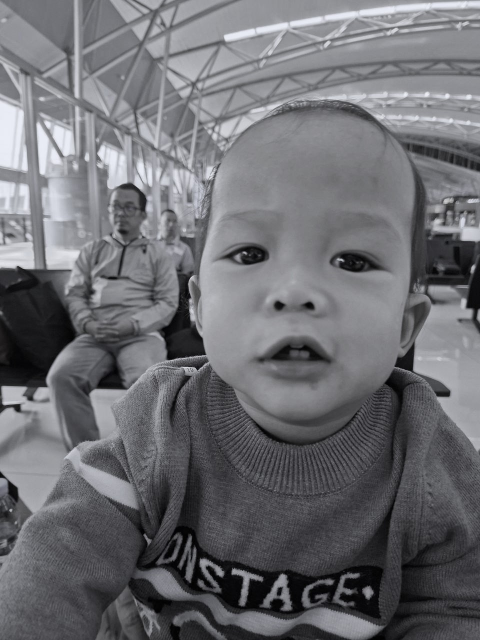
#> input picture data/Gambar1.jpg, 960 x 1280 px (shown at 1/2 size)
$ jupyter execute --allow-errors kelompok2_tugas.ipynb
#> lines starting #> are read from the running program, lines starting #| are printed output that depends on the picture; after the words box and inside, x2 and y2 are one past the last pixel; in counts of white or black regions, pixels touching at a corner belong together
[cell 1]
import numpy as np
import librosa
import matplotlib.pyplot as plt

## sinyal

Apa Itu Sinyal?
Sinyal adalah fungsi yang membawa informasi. Dalam konteks teknik elektro, sinyal biasanya berupa fungsi waktu yang menunjukkan perubahan besaran fisik seperti tegangan, arus, suara, atau cahaya.
Intinya, sinyal adalah "pembawa informasi" yang bisa diukur dan dianalisis.
Sinyal bisa berbentuk:
- Sinyal analog: kontinu dalam waktu dan amplitudo (contoh: suara manusia, gelombang radio).
- Sinyal digital: diskrit dalam waktu dan nilai (contoh: sinyal hasil sampling dari mikrofon atau kamera).

# Contoh Sinyal di Kehidupan Sehari-hari:
- Sinyal suara  :Suara manusia yang terekam oleh mikrofon
- Sinyal listrik  :Tegangan yang dikirim dalam kabel listrik
- Sinyal digital  :Data biner (0 dan 1) dalam komputer atau internet
- Sinyal gambar/video  :Piksel dalam citra atau video yang berubah terhadap waktu
- Sinyal biomedis  :Detak jantung (EKG), gelombang otak (EEG)

# Representasi Sinyal
1. Domain Waktu (Time Domain)
   - Menunjukkan bagaimana nilai sinyal berubah terhadap waktu.
   - Contoh: grafik gelombang suara.

2. Domain Frekuensi (Frequency Domain)
    - Menunjukkan komponen frekuensi yang membentuk sinyal.
    - Contoh: spektrum suara (nada rendah, nada tinggi).

 # Jenis-Jenis Sinyal
Kategori  Penjelasan
Analog vs Digital
- Analog: kontinu (misal suara asli)
- Digital: diskrit (misal hasil sampling)

Diskrit vs Kontinu
- Diskrit: hanya didefinisikan pada titik tertentu
- Kontinu: didefinisikan di semua waktu

Periodik vs Tak Periodik
- Periodik: pola berulang (gelombang AC)
- Tak periodik: tidak berulang

# Rumus Umum Contoh Sinyal
Sinyal sinusoidal (paling dasar):
      x(t)=A⋅sin(2πft+ϕ)

Keterangan:
- 𝐴: amplitudo
- 𝑓: frekuensi (Hz)
- 𝑡: waktu (detik)
- 𝜙: fase awal

# Instantiate Cosine and Sine Signals
Kalimat ini berasal dari dunia pemrosesan sinyal digital atau pemrograman sinyal.
- Instantiate artinya membuat / membentuk suatu objek berdasarkan rumus atau fungsi tertentu.
- Cosine and sine signals artinya sinyal berbentuk gelombang cosinus dan sinus.

Jadi, "Instantiate cosine and sine signals" berarti:
Membuat sinyal gelombang cosinus dan sinus berdasarkan fungsi matematisnya.

# Apa Itu Sinyal Sinus dan Cosinus?
Sinyal sinus dan cosinus adalah bentuk gelombang dasar dalam matematika dan teknik, sering digunakan untuk:
- Representasi suara,
- Gelombang radio,
- Analisis frekuensi,
- Dan sistem dinamis lainnya.

[cell 2]
def plot_signal(signal, sr=1000, t=1, samples_to_show=500, title="Signal", xlabel="Time (s)", ylabel="Amplitude"):
#> called with signal = array of shape (500,), sr = 500, t = 1, samples_to_show = 2000, title = 'Signal', xlabel = 'Time (s)', ylabel = 'Amplitude'
    plt.figure(figsize=(10, 4))
    time_axis = np.linspace(0, t, len(signal))  # ensure time axis matches signal length
    plt.plot(time_axis[:samples_to_show], signal[:samples_to_show])
    plt.title(title)
    plt.xlabel(xlabel)
    plt.ylabel(ylabel)
    plt.grid(True)
    plt.tight_layout()
    plt.show()

[cell 3]
duration = 1
sr = 500
freq = 5

t = np.linspace(0, duration, int(sr * duration), endpoint=False)
sine_signal = np.cos(2 * np.pi * freq * t)

plot_signal(sine_signal, sr, t=duration, samples_to_show=2000)

[cell 4]
duration = 1
sr = 500
freq = 5

t = np.linspace(0, duration, int(sr * duration), endpoint=False)
A = 1 # amplitude
sine_signal = A * np.sin(2 * np.pi * freq * t)

plot_signal(sine_signal, sr, t=duration, samples_to_show=2000)

## Mixing Signal — Pencampuran Sinyal
Apa Itu "Mixing Signal"?
Mixing signal adalah proses menggabungkan dua atau lebih sinyal untuk menghasilkan sinyal baru.
Tujuan dari mixing bisa bermacam-macam, tergantung aplikasinya: untuk komunikasi, audio, musik, atau analisis frekuensi.

# Jenis Mixing dalam Pemrosesan Sinyal
1. Additive Mixing (Penjumlahan)
Sinyal-sinyal dijumlahkan secara langsung.

Digunakan dalam audio, perekaman suara, dan efek musik.
𝑥(𝑡)=𝑥1(𝑡)+𝑥2(𝑡)x(t)=x1​(t)+x2​(t)

2. Multiplicative Mixing (Perkalian / Modulasi)
Sinyal dikalikan satu sama lain.

Digunakan dalam komunikasi radio (modulasi AM, FM, dsb).
𝑥(𝑡)=𝑥1(𝑡)⋅𝑥2(𝑡)x(t)=x 1​(t)⋅x 2​(t)

Contoh: mengalikan sinyal suara dengan gelombang pembawa (carrier wave) agar bisa dipancarkan lewat antena.

# Aplikasi Mixing Sinyal
- Audio  : Menggabungkan suara vokal dan musik latar dalam rekaman
- Radio  : Modulasi sinyal agar bisa dikirim melalui frekuensi tertentu
- Radar/Sensor  : Menggabungkan sinyal pantulan untuk mendeteksi posisi objek
- DSP (Digital Signal Processing)  : Analisis spektrum, penggabungan channel, dan lain-lain

Jadi, Mixing signal adalah proses mencampurkan dua atau lebih sinyal untuk membentuk sinyal baru. Bisa melalui penjumlahan (additive) atau perkalian (multiplicative/modulasi), tergantung tujuan penggunaannya.

[cell 5]
sine_wave = np.sin(2 * np.pi * freq * t)
cosine_wave = np.cos(2 * np.pi * freq * t)

mixed_signal = 0.5 * sine_wave + 0.5 * cosine_wave
rectified_signal = np.abs(mixed_signal)

plot_signal(rectified_signal, sr, t=duration, samples_to_show=1000)

[cell 6]
sr = 1000          # sample rate (Hz)
duration = 1.0     # seconds
freq = 5           # base frequency (Hz)
t = np.linspace(0, duration, int(sr * duration), endpoint=False)

# Build a sharp waveform by adding harmonics
# Fundamental + 2nd + 3rd harmonic
wave = (
    1.0 * np.sin(2 * np.pi * freq * t) +
    0.5 * np.sin(2 * np.pi * 2 * freq * t) +
    0.33 * np.sin(2 * np.pi * 3 * freq * t)
)

# Normalize (optional)
wave /= np.max(np.abs(wave))
plot_signal(wave, sr, t=duration, samples_to_show=1000)

## Waves
Apa Itu Wave (Gelombang) dalam Pemrosesan Sinyal?
Wave atau gelombang adalah bentuk nyata (hasil pengambilan data) dari sinyal yang sudah diambil pada titik-titik waktu tertentu secara berurutan.
Kalau sinyal itu seperti fungsi matematika yang bisa digambarkan sepanjang waktu, maka wave adalah hasil pengambilan data dari sinyal tersebut pada interval waktu yang tetap.

# Contoh Simpelnya
Bayangkan kamu punya sinyal suara yang terus berlangsung.
- Kalau kamu mendengarkannya langsung, itu adalah sinyal analog yang kontinyu.
- Tapi kalau kamu merekamnya (misalnya dengan mikrofon), maka alat perekam akan mengambil cuplikan (sample) dari suara itu setiap detik.
Hasil dari cuplikan-cuplikan itu disebut wave — sebuah deretan nilai yang mewakili bagaimana sinyal berubah seiring waktu.

# Karakteristik Wave
- Terbentuk dari banyak sampel: Setiap nilai dalam wave adalah "cuplikan" dari sinyal pada waktu tertentu.
- Jarak antar sampel tetap: Pengambilan nilai dilakukan secara rutin, misalnya setiap 1/44100 detik.
- Bisa disimpan dan diputar ulang: Misalnya dalam file audio seperti WAV atau MP3.

# Apa Itu framerate?
Framerate atau sampling rate adalah berapa banyak sampel diambil setiap detik.
Contohnya: 44.100 sampel per detik (44.1 kHz) adalah -standar kualitas CD audio.

Semakin tinggi framerate-nya:
- Semakin detail gelombangnya,
- Semakin mirip dengan sinyal aslinya,
- Tapi juga membutuhkan lebih banyak data untuk disimpan.

# Contoh dalam Kehidupan Sehari-hari
Audio digital        : Lagu MP3, rekaman suara
Video/audio editing  : Tampilan gelombang suara di aplikasi seperti Audacity
Ilmu fisika          : Gelombang cahaya, gelombang suara

Jadi, Wave adalah representasi nyata dari sinyal yang sudah diambil secara berkala.
Setiap titik pada wave mewakili nilai sinyal pada saat tertentu, dan framerate menentukan seberapa sering pengambilan itu dilakukan.

[cell 7]
def signal_function(t, freq=5):
    """Ideal continuous signal: sine wave with frequency `freq` Hz."""
    return np.sin(2 * np.pi * freq * t)

t_cont = np.linspace(0, 1, 1000)
signal_values = signal_function(t_cont)

sr = 50
t_wave = np.linspace(0, 1, sr, endpoint=False)
wave_values = signal_function(t_wave)

plt.figure(figsize=(10, 5))
plt.plot(t_cont, signal_values, label='Signal (continuous)', color='blue')
plt.stem(t_wave, wave_values, linefmt='C1-', markerfmt='C1o', basefmt=' ', label='Wave (sampled)')
plt.title("Signal vs Wave")
plt.xlabel("Time (s)")
plt.ylabel("Amplitude")
plt.legend()
plt.grid(True)
plt.tight_layout()
plt.show()

# Apa Itu Spektrum?

Spektrum adalah representasi dari sinyal dalam domain frekuensi. Dengan kata lain, spektrum menunjukkan seberapa banyak energi (atau kekuatan) yang dimiliki sinyal pada masing-masing frekuensi.

# Analisis spektrum penting dalam banyak bidang, seperti:
- Teknologi komunikasi        : untuk memahami sinyal radio atau internet.
- Pengolahan audio            : seperti efek suara, penghilangan noise.
- Pengolahan citra dan video  : untuk kompresi dan pemfilteran.
- ilmu fisik                  : untuk memahami sifat-sifat partikel subatom

# Jenis-Jenis Spektrum
-Spektrum Magnitudo              : menunjukkan seberapa kuat tiap frekuensi (tanpa memperhatikan fase).\
-Spektrum Fase                   : menunjukkan pergeseran fasa dari tiap komponen frekuensi.
-Spektrum Tenaga (Power Spectrum): menunjukkan energi sinyal pada tiap frekuensi (digunakan dalam banyak aplikasi komunikasi dan radar).

# Mengapa Spektrum Penting?
Spektrum sangat penting karena:
- Membantu analisis sistem (misalnya filter, komunikasi).
- Digunakan dalam pengolahan sinyal audio dan gambar.
- Membantu dalam pemfilteran sinyal (menghilangkan noise).
- Mendeteksi sinyal tersembunyi dalam noise (spektrum bisa mengungkap pola tak terlihat di domain waktu).

# Contoh aplikasi nyata:
- Diagnosa suara mesin rusak dari spektrum audio.
- Menganalisis kualitas jaringan radio atau sinyal Wi-Fi.
- Membuat equalizer audio yang mengatur level frekuensi suara.

[cell 8]
N = len(wave_values)
fft_vals = np.fft.rfft(wave_values)
frequencies = np.fft.rfftfreq(N, d=1/sr)
magnitude = np.abs(fft_vals)

# 6. Plot Spectrum
plt.figure(figsize=(10, 4))
plt.stem(frequencies, magnitude, basefmt=' ')
plt.title("Spectrum of Sampled Wave")
plt.xlabel("Frequency (Hz)")
plt.ylabel("Magnitude")
plt.grid(True)
plt.tight_layout()
plt.show()
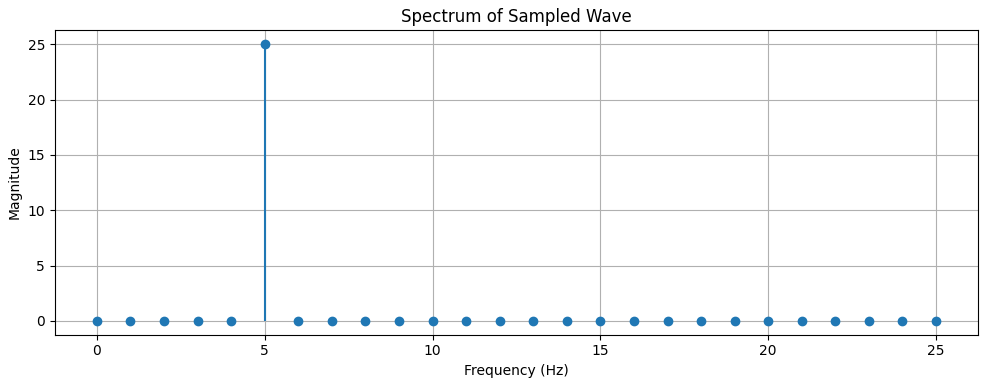
#> figure drawn by matplotlib, 1 panel; curve peaks at x = 5, y = 25

# Time-Domain Signal (Sinyal Domain Waktu)
Time Domain adalah cara merepresentasikan sinyal berdasarkan perubahan amplitudo terhadap waktu. Artinya, kita melihat bagaimana bentuk sinyal berubah seiring waktu. Time domain cocok untuk melihat perubahan sinyal secara langsung.
Misalnya sinyal audio (suara manusia) direkam, lalu diplot dengan sumbu X sebagai waktu (detik) dan sumbu Y sebagai amplitudo (besar suara).

Ciri-ciri:
- Memperlihatkan bentuk gelombang asli.
- Berguna untuk analisis visual dan pemrosesan langsung seperti pemangkasan, filter waktu, dll.
- Tidak menunjukkan informasi frekuensi (berapa cepat sinyal berosilasi).

# Frequency-domain signal (Sinyal Domain Frekuensi)
Frequency domain adalah representasi sinyal berdasarkan komponen frekuensi yang menyusunnya, bukan terhadap waktu. Biasanya diperoleh dengan Transformasi Fourier dari sinyal time domain. Frequency domain lebih cocok untuk melihat komposisi spektral dan melakukan analisis lanjutan. Misalnya, Sinyal audio bisa memiliki berbagai frekuensi: bass (rendah), mid, dan treble (tinggi). Dalam domain frekuensi, kita bisa melihat frekuensi mana yang dominan dalam sinyal.

Ciri-ciri:
- Menampilkan berapa banyak energi atau kekuatan yang dimiliki oleh setiap frekuensi.
- Cocok untuk analisis seperti filter frekuensi, kompresi sinyal, identifikasi pola, dll.
- Lebih abstrak, tapi sangat kuat untuk pemrosesan sinyal modern (audio, gambar, radar, dll).

[cell 9]
sr = 1000          # Sample rate in Hz
duration = 1.0     # Duration in seconds
freq = 5           # Frequency of sine wave (Hz)

# Time axis
t = np.linspace(0, duration, int(sr * duration), endpoint=False)

# Generate sine wave (time-domain)
sine_wave = np.sin(2 * np.pi * freq * t)

# Compute frequency-domain using FFT
N = len(sine_wave)
fft_vals = np.fft.rfft(sine_wave)
frequencies = np.fft.rfftfreq(N, d=1/sr)
magnitude = np.abs(fft_vals)

# Plot Time-Domain Signal
plt.figure(figsize=(12, 4))
plt.subplot(1, 2, 1)
plt.plot(t[:200], sine_wave[:200])  # show 200 samples for clarity
plt.title("Time-Domain Signal (Sine Wave)")
plt.xlabel("Time (s)")
plt.ylabel("Amplitude")
plt.grid(True)

# Plot Frequency-Domain Signal
plt.subplot(1, 2, 2)
plt.stem(frequencies, magnitude, basefmt=" ")
plt.title("Frequency-Domain Signal (FFT of Sine Wave)")
plt.xlabel("Frequency (Hz)")
plt.ylabel("Magnitude")
plt.grid(True)

plt.tight_layout()
plt.show()
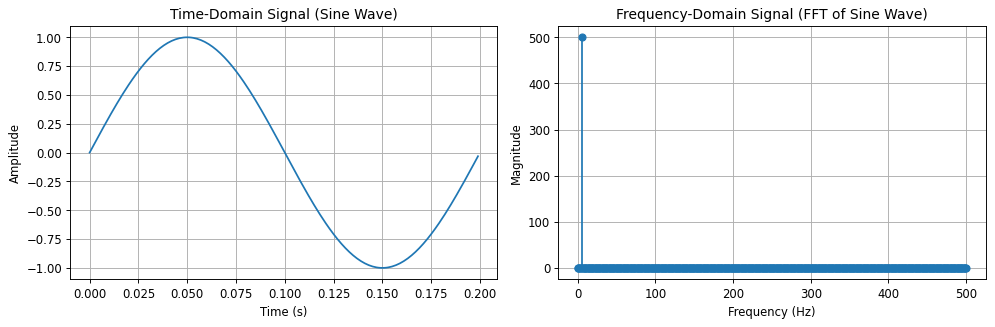
#> figure drawn by matplotlib, 2 panels; panel 1: curve peaks at x = 0.05, y = 1; panel 2: curve peaks at x = 5, y = 500

## Piano Sound

[cell 10]
file_path = "data/PIANO.wav"
#> (the rest of this cell did not finish here and is left out)

# Explanation

## Time-Domain
Time-Domain adalah cara untuk melihat bagaimana suara berubah dari waktu ke waktu
Pada grafik ini, garis X  menunjukkan waktu, sedangkan garis Y menunjukkan besar kecilnya suara atau yang disebut amplitudo

Contohnya, jika kita merekam suara kucing mengeong, grafik ini akan memperlihatkan bagaimana suara itu mulai terdengar, mencapai bagian paling keras, lalu perlahan menghilang. Kita bisa melihat bagian mana dari suara yang keras dan bagian mana yang pelan melalui gelombang yang naik dan turun di grafik

## Magnitude Spectrum
Magnitude spectrum adalah grafik yang menunjukkan frekuensi-frekuensi apa saja yang ada di dalam sebuah suara, serta seberapa kuat masing-masing frekuensi tersebut.
Pada grafik ini, sumbu mendatar menunjukkan frekuensi dan sumbu tegak menunjukkan besar atau kekuatan dari frekuensi itu.

Contohnya, misalkan suara kucing mengeong lagi, karena bukan suara tunggal, maka akan muncul ebberapa puncak pada grafik yang menandakan adanya campuran berbagai frekuensi

## Phase Spectrum
Phase spectrum adalah grafik yang menunjukkan dimana posisi awal dari setiap frekuensi dalam sebuah suara. Jadi, kalau magnitude mnunjukkan seberapa kuat  nadanya, phase menunjukkan mulainya detik dri detik ke berapa. Di grafik ini, sumbu mendatar adalah frekuensi dan sumbu tegak adalah fase.
Walaupun kita tidak bisa mendengar fase secara langsung, informasi ini penting banget kalau kita ingin membentuk ulang suara dengan benar. Tanpa fase, bentuk suara bisa berubah dan jadi tidak akurat.

           |

# Fourier Transform

Fourier transform adalah cara untuk mengurai atau membongkar sebuah sinyal menjadi bagian-bagian frekuensinya. Bayangkan ketika kamu mendengar musik, musik itu sebenarnya gabungan dari banyak suara/nada yang dimainkan pada waktu bersamaan. Jadi, Fourier Transform ini seperti alat untuk pemisah nada

Contoh nyatanya:

1.Suara atau musik
Kalau kita merekam  suara, maka hasilnya berupa sinyal waktu (grafik naik turun). Fourier Transform bisa  cari tahu frekuensi apa saja yang muncul di suara itu cocok untuk tuning alat musik, mengenali suara, atau mendeteksi gangguan

2.Foto atau gambar
Di pengolahan gambar, seperti JPEG, gambar pecah jadi frekuensi supaya bisa dikompres, itu juga menggunakan versi dua dimensi dari Fourier Transform

3.Kesehatan
Alat MRI di rumah sakit juga menggunakan Fourier Transform untuk mengubah sinyal magnetik jadi gambar tubuh manusia

Fourier Transform juga memiliki versi cepatnya yang disebut FFT(Fast Fourier Transform), dan versi untuk data digital yaitu DFT (Discrete Fourier Transform). Setelah sebuah sinyal diubah ke bentuk frekuensi, kadang kita ingin memodifikasinya, lalu menngembalikannya ke bentuk semula. untuk itu, kita menggunakan proses kebalikannya yang disebut Inverse Fourier Transform. Jadi, Fourier Transform bukan hanya alat analisis, tapi juga alat rekonstruksi sinyal.

[cell 11]
def analyze_wave(sr, duration=1.0, freq=5):
    t = np.linspace(0, duration, int(sr * duration), endpoint=False)
    wave = signal_function(t, freq)

    # FFT
    N = len(wave)
    fft_vals = np.fft.rfft(wave)
    freqs = np.fft.rfftfreq(N, d=1/sr)

    magnitude = np.abs(fft_vals)
    power = magnitude ** 2
    phase = np.angle(fft_vals)

    # Plot time domain
    plt.figure(figsize=(10, 3))
    plt.plot(t, wave)
    plt.title(f"Waveform (Sampling Rate = {sr} Hz)")
    plt.xlabel("Time (s)")
    plt.ylabel("Amplitude")
    plt.grid(True)
    plt.tight_layout()
    plt.show()

    # Plot magnitude spectrum
    plt.figure(figsize=(10, 3))
    plt.stem(freqs, magnitude, basefmt=' ')
    plt.title("Magnitude Spectrum")
    plt.xlabel("Frequency (Hz)")
    plt.ylabel("Magnitude")
    plt.grid(True)
    plt.tight_layout()
    plt.show()

    # Plot power spectrum
    plt.figure(figsize=(10, 3))
    plt.stem(freqs, power, basefmt=' ')
    plt.title("Power Spectrum")
    plt.xlabel("Frequency (Hz)")
    plt.ylabel("Power")
    plt.grid(True)
    plt.tight_layout()
    plt.show()

    # Plot phase spectrum
    plt.figure(figsize=(10, 3))
    plt.stem(freqs, phase, basefmt=' ')
    plt.title("Phase Spectrum")
    plt.xlabel("Frequency (Hz)")
    plt.ylabel("Phase (radians)")
    plt.grid(True)
    plt.tight_layout()
    plt.show()

[cell 12]
for sample_rate in [20, 50, 100, 1000]:
    analyze_wave(sr=sample_rate, freq=5)
#> this loop made 4 passes
#> pass 1, in analyze_wave, `plt.show()`:
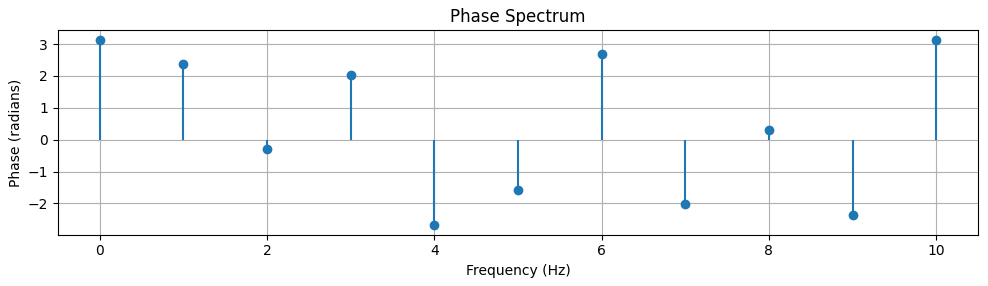
#> figure drawn by matplotlib, 1 panel; curve peaks at x = 0, y = 3.14

# Exercise

[cell 13]
from scipy.signal import butter, filtfilt
import IPython.display as ipd

# [5 lines left out: function butter_filter, not called in this run]

[cell 14]
file_path = "data/PIANO.wav"
#> (the rest of this cell did not finish here and is left out)

# Low-pass filter
Filter ini melewatkan sinyal dengan frekuensi di bawah 1000 Hz dan meredam frekuensi di atas 1000 Hz. Filter ini berguna untuk menghilangkan noise frekuensi tinggi (seperti suara desis atau dengungan) dan juga memfokuskan pada informasi penting di frekuensi rendah, misalnya suara vokal dasar. Dampaknya, hasil suara terdengar lebih "dalam" atau "bas", karena frekuensi tinggi diredam.

# High-pass filter
Filter ini melewatkan sinyal dengan frekuensi di atas 1000 Hz dan meredam frekuensi di bawah 1000 Hz. Fungsi dari filter ini adalah untuk menghilangkan hum atau noise di frekuensi rendah sehingga memperjelas bagian-bagian sinyal dengan frekuensi tinggi seperti konsonan dalam ucapan atau bunyi instrumen bernada tinggi

# Band-stop filter
Filter ini menghilangkan sinyal dalam rentang frekuensi 500–2000 Hz dan melewatkan frekuensi di luar rentang tersebut.
Fungsi ini berguna untuk menghapus frekuensi spesifik yang dianggap mengganggu, seperti dengungan atau resonansi di tengah spektrum. Fungsi ini juga digunakan saat ingin mengisolasi komponen frekuensi rendah dan tinggi, sambil menghilangkan bagian tengah.

[cell 15]
from scipy.io.wavfile import write
# Low-pass filter (below 1000 Hz)
#> (the rest of this cell did not finish here and is left out)

# Question:

    How does the timbre change?
Timbre (warna suara) berubah karena filter memengaruhi komponen frekuensi dari sinyal. Setiap filter menghilangkan atau mengurangi sebagian spektrum frekuensi, yang menyebabkan suara terdengar berbeda:
•	Low-pass filter: Suara terdengar lebih lembut atau gelap (muffled) karena hanya frekuensi rendah (<1000 Hz) yang dipertahankan. Harmonik tinggi dihilangkan.
•	High-pass filter: Suara terdengar lebih tajam atau terang (bright/harsh) karena hanya frekuensi tinggi (>1000 Hz) yang lolos. Nada dasar dan harmonik rendah dihilangkan.
•	Band-stop filter: Suara kehilangan sebagian "isi" atau kedalaman di tengah frekuensi karena frekuensi antara 500–2000 Hz dibuang. Ini bisa membuat suara terdengar kosong atau aneh, tergantung konten audio.

    Which harmonics disappeared after filtering?

    Which part sounds more muffled or brighter?

# Contoh masing-masing filter pada citra 2D

## Low-pass filter

[cell 16]
import cv2
from PIL import Image
import requests
from io import BytesIO

# Download gambar Cameraman
img_pil = Image.open('data/Gambar1.jpg').convert("L")  # Grayscale
img = np.array(img_pil)
img = cv2.resize(img, (256, 256))
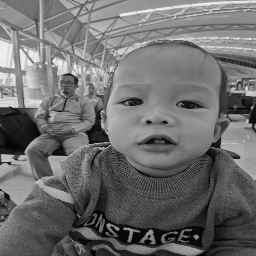
#> img: shape (256, 256); min 0, max 237, mean 109.4

# FFT
f = np.fft.fft2(img)
fshift = np.fft.fftshift(f)

# Masking
rows, cols = img.shape
crow, ccol = rows // 2 , cols // 2
radius = 30

low_pass_mask = np.zeros((rows, cols), np.uint8)
cv2.circle(low_pass_mask, (ccol, crow), radius, 1, thickness=-1)
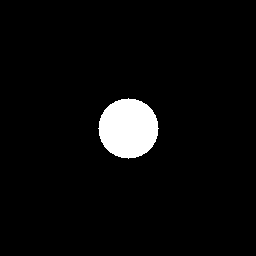
#> low_pass_mask: shape (256, 256); values 0 (black) and 1 (white), 4.3% white; 1 white region, box (x1, y1, x2, y2) and area: (98, 98, 159, 159) 2821
high_pass_mask = 1 - low_pass_mask

# Apply filter
f_low = fshift * low_pass_mask
f_high = fshift * high_pass_mask

# Inverse FFT
img_low = np.abs(np.fft.ifft2(np.fft.ifftshift(f_low)))
img_high = np.abs(np.fft.ifft2(np.fft.ifftshift(f_high)))
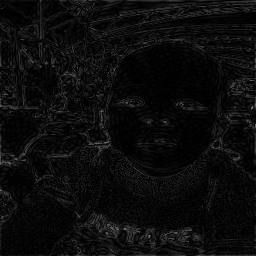
#> img_high: shape (256, 256) float64; min 0.000356, max 127.9, mean 12.3

# Tampilkan hasil
fig, axs = plt.subplots(1, 3, figsize=(12, 4))
axs[0].imshow(img, cmap='gray')
axs[0].set_title("Original")
axs[1].imshow(img_low, cmap='gray')
axs[1].set_title("Low-pass Filter")
axs[2].imshow(img_high, cmap='gray')
axs[2].set_title("High-pass Filter")
for ax in axs:
    ax.axis('off')
plt.tight_layout()
plt.show()

## High-pass filter

[cell 17]
blur = cv2.GaussianBlur(img, (11,11), 0)
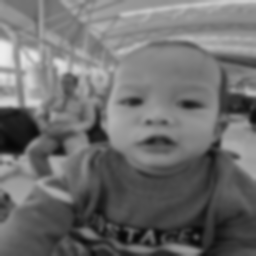
#> blur: shape (256, 256); min 7, max 237, mean 109.4
high_pass = cv2.subtract(img, blur)
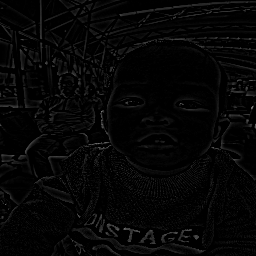
#> high_pass: shape (256, 256); min 0, max 120, mean 5.8

plt.subplot(1, 2, 1), plt.imshow(img, cmap='gray'), plt.title('Original')
plt.subplot(1, 2, 2), plt.imshow(high_pass, cmap='gray'), plt.title('High-pass Filtered')
plt.show()

## Band-pass filter

[cell 18]
f = np.fft.fft2(img)
fshift = np.fft.fftshift(f)

# Buat band-stop filter di domain frekuensi
rows, cols = img.shape
crow, ccol = rows//2 , cols//2
mask = np.ones((rows, cols), np.uint8)
r_out, r_in = 60, 20  # Rentang radius bandstop
for i in range(rows):
    for j in range(cols):
        d = np.sqrt((i-crow)**2 + (j-ccol)**2)
        if r_in < d < r_out:
            mask[i,j] = 0
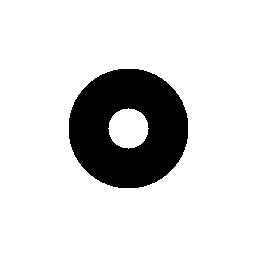
#> mask: shape (256, 256); values 0 (black) and 1 (white), 84.7% white; 1 black region, box (x1, y1, x2, y2) and area: (69, 69, 188, 188) 10020

fshift_filtered = fshift * mask
img_back = np.fft.ifft2(np.fft.ifftshift(fshift_filtered))
img_back = np.abs(img_back)
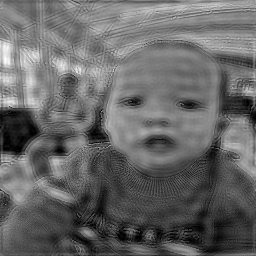
#> img_back: shape (256, 256) float64; min 0.0101, max 270.6, mean 109.4; drawn with min black and max white

plt.subplot(1, 2, 1), plt.imshow(img, cmap='gray'), plt.title('Original')
plt.subplot(1, 2, 2), plt.imshow(img_back, cmap='gray'), plt.title('Band-stop Filtered')
plt.show()
